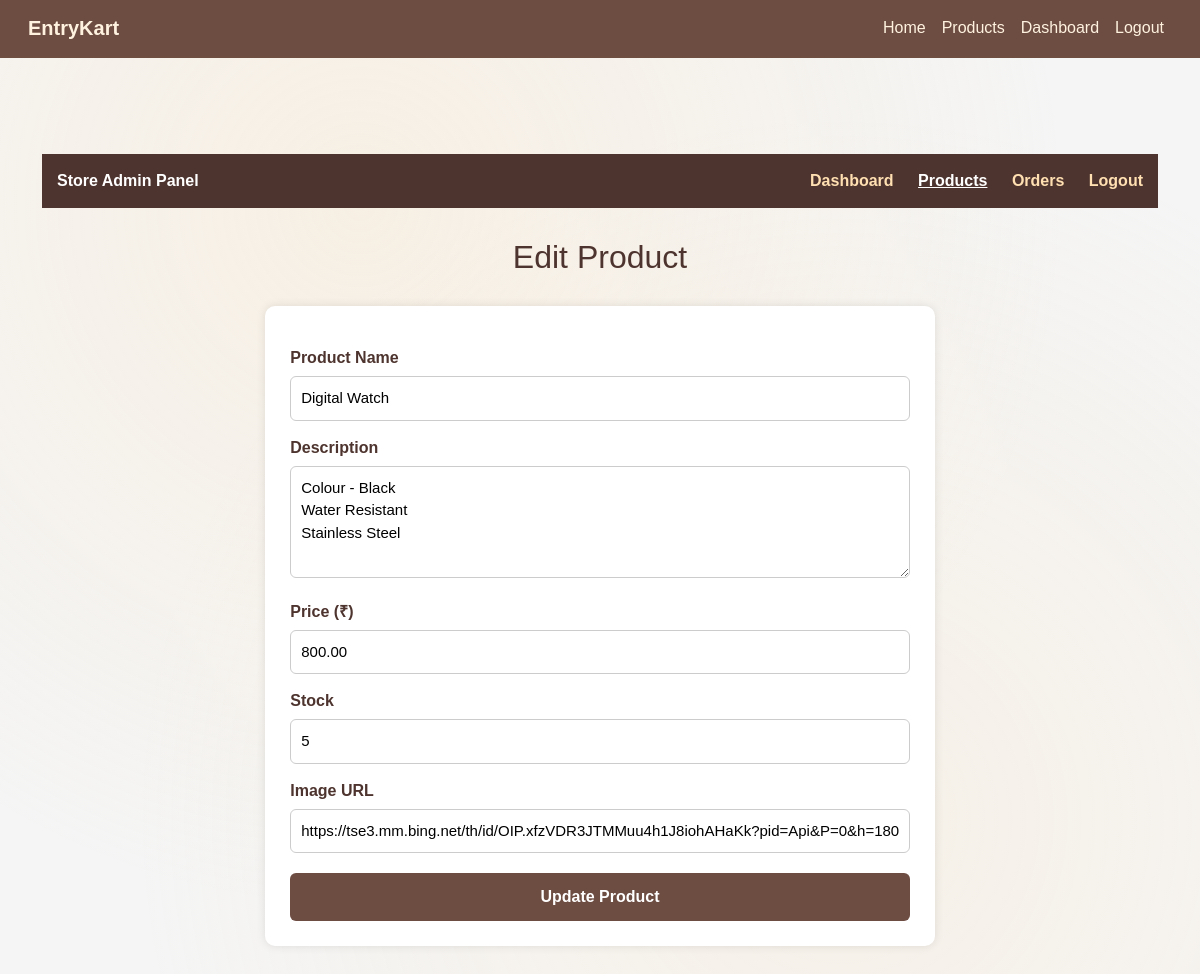
/storeadmin/products/edit/1/ (signed in), run on the app's committed database.
### store/models.py (models this page shows, shortened)
class Product(models.Model):
    name = models.CharField(max_length=100)
    description = models.TextField()
    price = models.DecimalField(max_digits=10, decimal_places=2)
    stock = models.IntegerField()
    image_url = models.URLField(max_length=500, blank=True, null=True)

### storeadmin/views.py (the view)
    def wrapper(request, *args, **kwargs):
        if "store_admin_id" not in request.session:
            return redirect("storeadmin:admin_login")
        return view_func(request, *args, **kwargs)

### storeadmin/views.py (called while the page is built, shortened)
def admin_required(view_func):
    def wrapper(request, *args, **kwargs):
        if "store_admin_id" not in request.session:
            return redirect("storeadmin:admin_login")
        return view_func(request, *args, **kwargs)
    return wrapper

@admin_required
def admin_edit_product(request, id):
    product = get_object_or_404(Product, id=id)
    return render(request, "admin_add_product.html", {"product": product, "edit": True})

### storeadmin/templates/admin_add_product.html (shortened to what this page needs)
{% extends "base.html" %}
{% block content %}
<div class="admin-nav mb-0">
    <div><strong>Store Admin Panel</strong></div>
    <div>
        <a href="{% url 'storeadmin:admin_dashboard' %}">Dashboard</a>
        <a href="{% url 'storeadmin:admin_products' %}" class="active">Products</a>
        <a href="{% url 'storeadmin:admin_orders' %}">Orders</a>
        <a href="{% url 'storeadmin:admin_logout' %}">Logout</a>
    </div>
</div>
<h2>{% if edit %}Edit{% else %}Add New{% endif %} Product</h2>
<div class="form-container">
    <form method="POST">
        <label>Product Name</label>
        <input type="text" name="name" required placeholder="Enter product name"
          value="{% if product %}{{ product.name }}{% endif %}">
        <label>Description</label>
        <textarea name="description" rows="4" required placeholder="Enter product description">{% if product %}{{ product.description }}{% endif %}</textarea>
        <label>Price (₹)</label>
        <input type="number" step="0.01" name="price" required placeholder="0.00"
          value="{% if product %}{{ product.price }}{% endif %}">
        <label>Stock</label>
        <input type="number" name="stock" required placeholder="Available stock"
          value="{% if product %}{{ product.stock }}{% endif %}">
        <label>Image URL</label>
        <input type="url" name="image_url" placeholder="Image URL"
          value="{% if product %}{{ product.image_url }}{% endif %}">
        <button type="submit" class="submit-btn">
            {% if edit %}Update{% else %}Add{% endif %} Product
        </button>
    </form>
</div>
{% endblock %}

### store/templates/base.html (style rules this page uses)
body { font-family: 'Poppins', sans-serif; background: linear-gradient(to bottom right, #fff5ee, #f7e3c3); color: #3e2723; min-height: 100vh; overflow-x: hidden; }
html { scroll-behavior: smooth; }

### storeadmin/templates/admin_add_product.html (style rules this page uses)
body { background: #f5f5f5; }
.admin-nav { background: #4e342e; padding: 15px; color: white; display: flex; justify-content: space-between; align-items: center; margin-bottom: 0; }
.admin-nav a { color: #ffe0b2; margin-left: 20px; text-decoration: none; font-weight: 600; }
.admin-nav a.active, .admin-nav a:hover { color: #ffffff; text-decoration: underline; }
h2 { text-align: center; color: #4e342e; margin-top: 30px; }
.form-container { background: white; width: 60%; margin: 30px auto; padding: 25px; border-radius: 10px; box-shadow: 0 0 10px rgba(0,0,0,0.1); }
label { display: block; margin-top: 15px; color: #4e342e; font-weight: 600; }
input, textarea { width: 100%; padding: 10px; margin-top: 6px; border-radius: 6px; border: 1px solid #ccc; font-size: 15px; }
textarea { resize: vertical; }
.submit-btn { background: #6d4c41; color: white; padding: 12px 20px; border: none; margin-top: 20px; width: 100%; font-weight: 600; font-size: 16px; border-radius: 6px; cursor: pointer; transition: 0.3s; }

### data on the page
Product: name "Digital Watch", description "Colour - Black Water Resistant Stainless Steel", price "800.00", stock "5", image_url "https://tse3.mm.bing.net/th/id/OIP.xfzVDR3JTMMuu4h1J8iohAHaKk?pid=Api&P=0&h=180"
